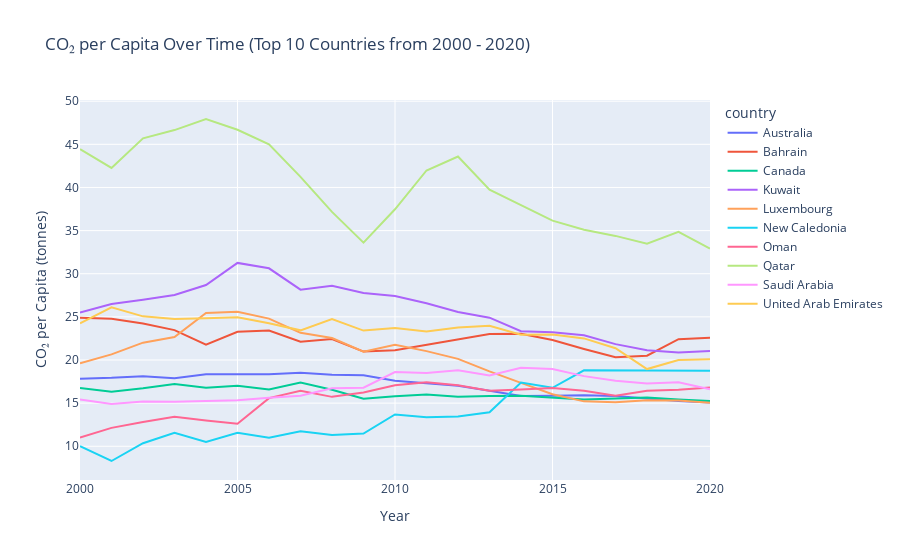

This figure's notebook cell:
### Code cell
# Top 10 countries CO₂ emmitters

import plotly.express as px

# Filter top 10 countries from 2020 with highest CO2 per capita
top10_2020 = df[df['year'] == 2020].nlargest(10, 'co2_per_capita_t')['country'].unique()
df_top10 = df[df['country'].isin(top10_2020)]

fig = px.line(
    df_top10,
    x='year',
    y='co2_per_capita_t',
    color='country',
    title='CO₂ per Capita Over Time (Top 10 Countries from 2000 - 2020)',
    labels={'co2_per_capita_t': 'CO₂ per Capita (tonnes)', 'year': 'Year'}
)
fig.show()

### Figure 1 — Plotly figure (JSON) as saved in the notebook; plotly's stock layout.template omitted (floating-point values rounded to 4 significant figures)
{"data": [{"hovertemplate": "country=Australia<br>Year=%{x}<br>CO₂ per Capita (tonnes)=%{y}<extra></extra>", "legendgroup": "Australia", "line": {"color": "#636efa", "dash": "solid"}, "marker": {"symbol": "circle"}, "mode": "lines", "name": "Australia", "orientation": "v", "showlegend": true, "type": "scatter", "x": [2000, 2001, 2002, 2003, 2004, 2005, 2006, 2007, 2008, 2009, 2010, 2011, 2012, 2013, 2014, 2015, 2016, 2017, 2018, 2019, 2020], "xaxis": "x", "y": [17.84, 17.93, 18.13, 17.88, 18.35, 18.34, 18.36, 18.52, 18.3, 18.22, 17.59, 17.3, 17.02, 16.44, 15.83, 15.86, 15.91, 15.82, 15.51, 15.26, 15.07], "yaxis": "y"}, {"hovertemplate": "country=Bahrain<br>Year=%{x}<br>CO₂ per Capita (tonnes)=%{y}<extra></extra>", "legendgroup": "Bahrain", "line": {"color": "#EF553B", "dash": "solid"}, "marker": {"symbol": "circle"}, "mode": "lines", "name": "Bahrain", "orientation": "v", "showlegend": true, "type": "scatter", "x": [2000, 2001, 2002, 2003, 2004, 2005, 2006, 2007, 2008, 2009, 2010, 2011, 2012, 2013, 2014, 2015, 2016, 2017, 2018, 2019, 2020], "xaxis": "x", "y": [24.91, 24.78, 24.23, 23.47, 21.77, 23.28, 23.42, 22.13, 22.44, 20.98, 21.14, 21.77, 22.47, 23.02, 23.03, 22.32, 21.28, 20.33, 20.5, 22.42, 22.59], "yaxis": "y"}, {"hovertemplate": "country=Canada<br>Year=%{x}<br>CO₂ per Capita (tonnes)=%{y}<extra></extra>", "legendgroup": "Canada", "line": {"color": "#00cc96", "dash": "solid"}, "marker": {"symbol": "circle"}, "mode": "lines", "name": "Canada", "orientation": "v", "showlegend": true, "type": "scatter", "x": [2000, 2001, 2002, 2003, 2004, 2005, 2006, 2007, 2008, 2009, 2010, 2011, 2012, 2013, 2014, 2015, 2016, 2017, 2018, 2019, 2020], "xaxis": "x", "y": [16.76, 16.33, 16.72, 17.21, 16.8, 17.03, 16.6, 17.38, 16.56, 15.5, 15.79, 16.0, 15.73, 15.84, 15.85, 15.65, 15.42, 15.54, 15.65, 15.42, 15.26], "yaxis": "y"}, {"hovertemplate": "country=Kuwait<br>Year=%{x}<br>CO₂ per Capita (tonnes)=%{y}<extra></extra>", "legendgroup": "Kuwait", "line": {"color": "#ab63fa", "dash": "solid"}, "marker": {"symbol": "circle"}, "mode": "lines", "name": "Kuwait", "orientation": "v", "showlegend": true, "type": "scatter", "x": [2000, 2001, 2002, 2003, 2004, 2005, 2006, 2007, 2008, 2009, 2010, 2011, 2012, 2013, 2014, 2015, 2016, 2017, 2018, 2019, 2020], "xaxis": "x", "y": [25.5, 26.49, 26.99, 27.55, 28.7, 31.25, 30.63, 28.15, 28.6, 27.78, 27.42, 26.59, 25.56, 24.9, 23.34, 23.22, 22.86, 21.84, 21.14, 20.86, 21.06], "yaxis": "y"}, {"hovertemplate": "country=Luxembourg<br>Year=%{x}<br>CO₂ per Capita (tonnes)=%{y}<extra></extra>", "legendgroup": "Luxembourg", "line": {"color": "#FFA15A", "dash": "solid"}, "marker": {"symbol": "circle"}, "mode": "lines", "name": "Luxembourg", "orientation": "v", "showlegend": true, "type": "scatter", "x": [2000, 2001, 2002, 2003, 2004, 2005, 2006, 2007, 2008, 2009, 2010, 2011, 2012, 2013, 2014, 2015, 2016, 2017, 2018, 2019, 2020], "xaxis": "x", "y": [19.62, 20.66, 22.01, 22.67, 25.45, 25.6, 24.8, 23.15, 22.55, 20.97, 21.76, 21.03, 20.13, 18.68, 17.35, 16.03, 15.21, 15.09, 15.33, 15.31, 15.05], "yaxis": "y"}, {"hovertemplate": "country=New Caledonia<br>Year=%{x}<br>CO₂ per Capita (tonnes)=%{y}<extra></extra>", "legendgroup": "New Caledonia", "line": {"color": "#19d3f3", "dash": "solid"}, "marker": {"symbol": "circle"}, "mode": "lines", "name": "New Caledonia", "orientation": "v", "showlegend": true, "type": "scatter", "x": [2000, 2001, 2002, 2003, 2004, 2005, 2006, 2007, 2008, 2009, 2010, 2011, 2012, 2013, 2014, 2015, 2016, 2017, 2018, 2019, 2020], "xaxis": "x", "y": [10.01, 8.294, 10.36, 11.57, 10.51, 11.55, 10.99, 11.74, 11.3, 11.47, 13.68, 13.36, 13.46, 13.95, 17.38, 16.78, 18.8, 18.79, 18.79, 18.79, 18.75], "yaxis": "y"}, {"hovertemplate": "country=Oman<br>Year=%{x}<br>CO₂ per Capita (tonnes)=%{y}<extra></extra>", "legendgroup": "Oman", "line": {"color": "#FF6692", "dash": "solid"}, "marker": {"symbol": "circle"}, "mode": "lines", "name": "Oman", "orientation": "v", "showlegend": true, "type": "scatter", "x": [2000, 2001, 2002, 2003, 2004, 2005, 2006, 2007, 2008, 2009, 2010, 2011, 2012, 2013, 2014, 2015, 2016, 2017, 2018, 2019, 2020], "xaxis": "x", "y": [11.0, 12.13, 12.82, 13.41, 13.0, 12.61, 15.58, 16.44, 15.73, 16.24, 17.07, 17.43, 17.07, 16.43, 16.59, 16.76, 16.43, 15.85, 16.44, 16.56, 16.81], "yaxis": "y"}, {"hovertemplate": "country=Qatar<br>Year=%{x}<br>CO₂ per Capita (tonnes)=%{y}<extra></extra>", "legendgroup": "Qatar", "line": {"color": "#B6E880", "dash": "solid"}, "marker": {"symbol": "circle"}, "mode": "lines", "name": "Qatar", "orientation": "v", "showlegend": true, "type": "scatter", "x": [2000, 2001, 2002, 2003, 2004, 2005, 2006, 2007, 2008, 2009, 2010, 2011, 2012, 2013, 2014, 2015, 2016, 2017, 2018, 2019, 2020], "xaxis": "x", "y": [44.43, 42.26, 45.7, 46.65, 47.94, 46.69, 44.99, 41.23, 37.17, 33.61, 37.47, 41.97, 43.59, 39.75, 37.95, 36.16, 35.09, 34.39, 33.49, 34.85, 32.92], "yaxis": "y"}, {"hovertemplate": "country=Saudi Arabia<br>Year=%{x}<br>CO₂ per Capita (tonnes)=%{y}<extra></extra>", "legendgroup": "Saudi Arabia", "line": {"color": "#FF97FF", "dash": "solid"}, "marker": {"symbol": "circle"}, "mode": "lines", "name": "Saudi Arabia", "orientation": "v", "showlegend": true, "type": "scatter", "x": [2000, 2001, 2002, 2003, 2004, 2005, 2006, 2007, 2008, 2009, 2010, 2011, 2012, 2013, 2014, 2015, 2016, 2017, 2018, 2019, 2020], "xaxis": "x", "y": [15.43, 14.91, 15.2, 15.16, 15.25, 15.34, 15.63, 15.85, 16.73, 16.79, 18.61, 18.48, 18.82, 18.22, 19.09, 18.96, 18.13, 17.6, 17.26, 17.42, 16.6], "yaxis": "y"}, {"hovertemplate": "country=United Arab Emirates<br>Year=%{x}<br>CO₂ per Capita (tonnes)=%{y}<extra></extra>", "legendgroup": "United Arab Emirates", "line": {"color": "#FECB52", "dash": "solid"}, "marker": {"symbol": "circle"}, "mode": "lines", "name": "United Arab Emirates", "orientation": "v", "showlegend": true, "type": "scatter", "x": [2000, 2001, 2002, 2003, 2004, 2005, 2006, 2007, 2008, 2009, 2010, 2011, 2012, 2013, 2014, 2015, 2016, 2017, 2018, 2019, 2020], "xaxis": "x", "y": [24.25, 26.1, 25.06, 24.76, 24.84, 24.97, 24.27, 23.44, 24.76, 23.41, 23.7, 23.31, 23.76, 23.98, 22.92, 22.96, 22.5, 21.36, 18.95, 19.99, 20.09], "yaxis": "y"}], "layout": {"legend": {"title": {"text": "country"}, "tracegroupgap": 0}, "title": {"text": "CO₂ per Capita Over Time (Top 10 Countries from 2000 - 2020)"}, "xaxis": {"anchor": "y", "domain": [0, 1], "title": {"text": "Year"}}, "yaxis": {"anchor": "x", "domain": [0, 1], "title": {"text": "CO₂ per Capita (tonnes)"}}}}
